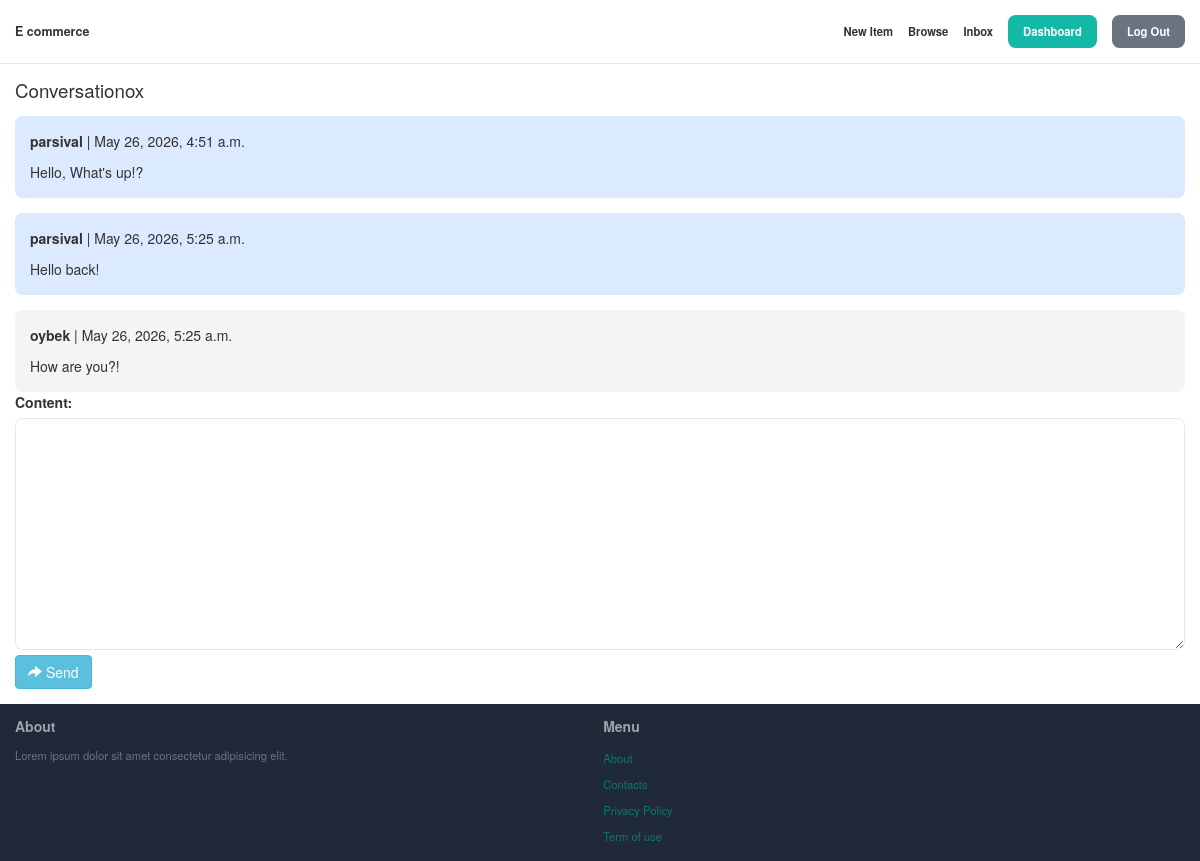
Screenshot of /inbox/1/ (signed in) with the database file from the repository.
### app/models.py (models this page shows)
class ConversationMessage(models.Model):
    conversation = models.ForeignKey(Conversation, related_name='messages', on_delete=models.CASCADE)
    content = models.TextField()
    created = models.DateTimeField(auto_now_add=True)
    modified_at = models.DateTimeField(auto_now=True)
    created_by = models.ForeignKey(User, related_name='created_messages', on_delete=models.CASCADE)

### app/views.py (the view)
# urls.py: path('inbox/<int:pk>/', views.inbox_detail, name='inbox_detail')
def inbox_detail(request, pk):
    conversation = Conversation.objects.filter(members__in=[request.user]).get(pk=pk)
    if request.method == 'POST':
        form = ConversationMessageForm(request.POST)
        if form.is_valid():
            conversation_message = form.save(commit=False)
            conversation_message.conversation = conversation
            conversation_message.created_by = request.user
            conversation_message.save()
            conversation.save()
            return redirect('inbox_detail', pk=pk)
    else:
        form = ConversationMessageForm()
    return render(request, 'app/inbox_detail.html', {'conversation': conversation, 'form': form})

### app/forms.py
class ConversationMessageForm(forms.ModelForm):
    class Meta:
        model = ConversationMessage
        fields = ('content',)
        widgets = {
            'content': forms.Textarea(attrs={
                'class': 'w-full py-4 px-6 rounded-xl border'
            })
        }

### app/templates/app/inbox_detail.html (shortened to what this page needs)
{% extends 'base.html' %}
{% block content %}
<h1 class="mb-6 text-3xl">Conversationox</h1>
<div class="space-y-6">
    {% for message in conversation.messages.all %}
        <div class="p-6 flex {%if message.created_by == request.user %}bg-blue-100 {% else %} bg-gray-100 {% endif %} rounded-xl">
            <div>
                <p class="mb-4"><strong>{{ message.created_by.username }}</strong> | {{ message.created }}</p>
                <p>{{ message.content }}</p>
            </div>
         </div>
    {% endfor %}
</div>
<form action="." method="post">
    {{ form.as_p }}
    <button type="submit" class="btn btn-info">
                    <span class="glyphicon glyphicon-share-alt"></span>
                    Send
                  </button>
</form>
{% endblock %}

### rows the page displays
ConversationMessage: created_by.username "parsival", created "May 26, 2026, 4:51 a.m.", content "Hello, What's up!?"
ConversationMessage: created_by.username "parsival", created "May 26, 2026, 5:25 a.m.", content "Hello back!"
ConversationMessage: created_by.username "oybek", created "May 26, 2026, 5:25 a.m.", content "How are you?!"
